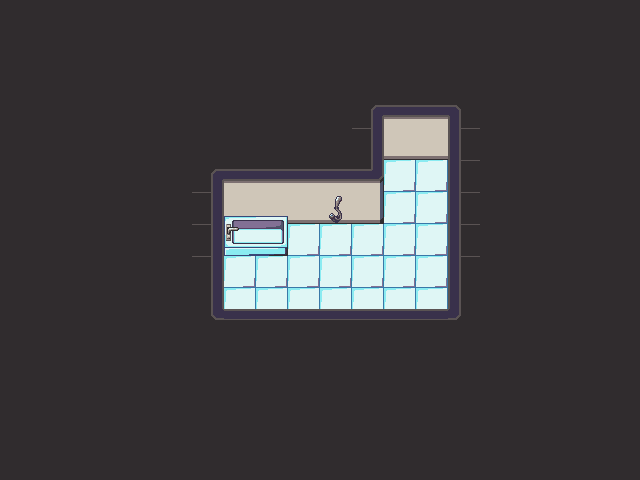

This is a level from a 2D game, rendered from its Tiled map with the project's own tilesets. A one-line summary and the complete map file follow:
An orthogonal 20x15 tile map with 32x32 px tiles, 3 tile layers (base, underActor, overActor) and 3 objects.

<map version="1.2" tiledversion="1.3.3" orientation="orthogonal" renderorder="right-down" width="20" height="15" tilewidth="32" tileheight="32" infinite="0" nextlayerid="5" nextobjectid="12">
 <tileset firstgid="1" source="maptiles.tsx" />
 <layer id="1" name="base" width="20" height="15">
  <data encoding="csv">
1,1,1,1,1,1,1,1,1,1,1,1,1,1,1,1,1,1,1,1,
1,1,1,1,1,1,1,1,1,1,1,1,1,1,1,1,1,1,1,1,
1,1,1,1,1,1,1,1,1,1,1,1,1,1,1,1,1,1,1,1,
1,1,1,1,1,1,1,1,1,1,1,26,29,29,27,1,1,1,1,1,
1,1,1,1,1,1,1,1,1,1,1,20,39,39,18,1,1,1,1,1,
1,1,1,1,1,1,26,29,29,29,29,30,7,7,18,1,1,1,1,1,
1,1,1,1,1,1,20,39,39,39,39,40,7,7,18,1,1,1,1,1,
1,1,1,1,1,1,20,7,7,7,7,7,7,7,18,1,1,1,1,1,
1,1,1,1,1,1,20,7,7,7,7,7,7,7,18,1,1,1,1,1,
1,1,1,1,1,1,36,7,7,7,7,7,7,7,37,1,1,1,1,1,
1,1,1,1,1,1,1,1,1,1,1,1,1,1,1,1,1,1,1,1,
1,1,1,1,1,1,1,1,1,1,1,1,1,1,1,1,1,1,1,1,
1,1,1,1,1,1,1,1,1,1,1,1,1,1,1,1,1,1,1,1,
1,1,1,1,1,1,1,1,1,1,1,1,1,1,1,1,1,1,1,1,
1,1,1,1,1,1,1,1,1,1,1,1,1,1,1,1,1,1,1,1
</data>
 </layer>
 <layer id="2" name="underActor" width="20" height="15">
  <data encoding="csv">
0,0,0,0,0,0,0,0,0,0,0,0,0,0,0,0,0,0,0,0,
0,0,0,0,0,0,0,0,0,0,0,0,0,0,0,0,0,0,0,0,
0,0,0,0,0,0,0,0,0,0,0,0,0,0,0,0,0,0,0,0,
0,0,0,0,0,0,0,0,0,0,0,0,0,0,0,0,0,0,0,0,
0,0,0,0,0,0,0,0,0,0,0,0,0,0,0,0,0,0,0,0,
0,0,0,0,0,0,0,0,0,0,0,0,0,0,0,0,0,0,0,0,
0,0,0,0,0,0,0,46,47,0,48,0,0,0,0,0,0,0,0,0,
0,0,0,0,0,0,0,56,57,0,0,0,0,0,0,0,0,0,0,0,
0,0,0,0,0,0,0,0,0,0,0,0,0,0,0,0,0,0,0,0,
0,0,0,0,0,0,0,0,0,0,0,0,0,0,0,0,0,0,0,0,
0,0,0,0,0,0,0,0,0,0,0,0,0,0,0,0,0,0,0,0,
0,0,0,0,0,0,0,0,0,0,0,0,0,0,0,0,0,0,0,0,
0,0,0,0,0,0,0,0,0,0,0,0,0,0,0,0,0,0,0,0,
0,0,0,0,0,0,0,0,0,0,0,0,0,0,0,0,0,0,0,0,
0,0,0,0,0,0,0,0,0,0,0,0,0,0,0,0,0,0,0,0
</data>
 </layer>
 <layer id="3" name="overActor" width="20" height="15">
  <data encoding="csv">
0,0,0,0,0,0,0,0,0,0,0,0,0,0,0,0,0,0,0,0,
0,0,0,0,0,0,0,0,0,0,0,0,0,0,0,0,0,0,0,0,
0,0,0,0,0,0,0,0,0,0,0,0,0,0,0,0,0,0,0,0,
0,0,0,0,0,0,0,0,0,0,0,0,0,0,0,0,0,0,0,0,
0,0,0,0,0,0,0,0,0,0,0,0,0,0,0,0,0,0,0,0,
0,0,0,0,0,0,0,0,0,0,0,0,0,0,0,0,0,0,0,0,
0,0,0,0,0,0,0,0,0,0,0,0,0,0,0,0,0,0,0,0,
0,0,0,0,0,0,0,0,0,0,0,0,0,0,0,0,0,0,0,0,
0,0,0,0,0,0,0,0,0,0,0,0,0,0,0,0,0,0,0,0,
0,0,0,0,0,0,0,9,9,9,9,9,9,9,0,0,0,0,0,0,
0,0,0,0,0,0,0,0,0,0,0,0,0,0,0,0,0,0,0,0,
0,0,0,0,0,0,0,0,0,0,0,0,0,0,0,0,0,0,0,0,
0,0,0,0,0,0,0,0,0,0,0,0,0,0,0,0,0,0,0,0,
0,0,0,0,0,0,0,0,0,0,0,0,0,0,0,0,0,0,0,0,
0,0,0,0,0,0,0,0,0,0,0,0,0,0,0,0,0,0,0,0
</data>
 </layer>
 <objectgroup id="4" name="actorPositions">
  <object id="7" x="400" y="128" width="32" height="32">
   <properties>
    <property name="actorId" type="int" value="0" />
    <property name="describe" value="hallway1FA" />
    <property name="name" value="door" />
   </properties>
  </object>
  <object id="10" x="332" y="216" width="8" height="8">
   <properties>
    <property name="actorId" type="int" value="1" />
    <property name="describe" value="" />
    <property name="name" value="showerheadへ" />
   </properties>
  </object>
  <object id="11" x="224" y="224" width="64" height="32">
   <properties>
    <property name="actorId" type="int" value="2" />
    <property name="describe" value="" />
    <property name="name" value="bath" />
   </properties>
  </object>
 </objectgroup>
</map>